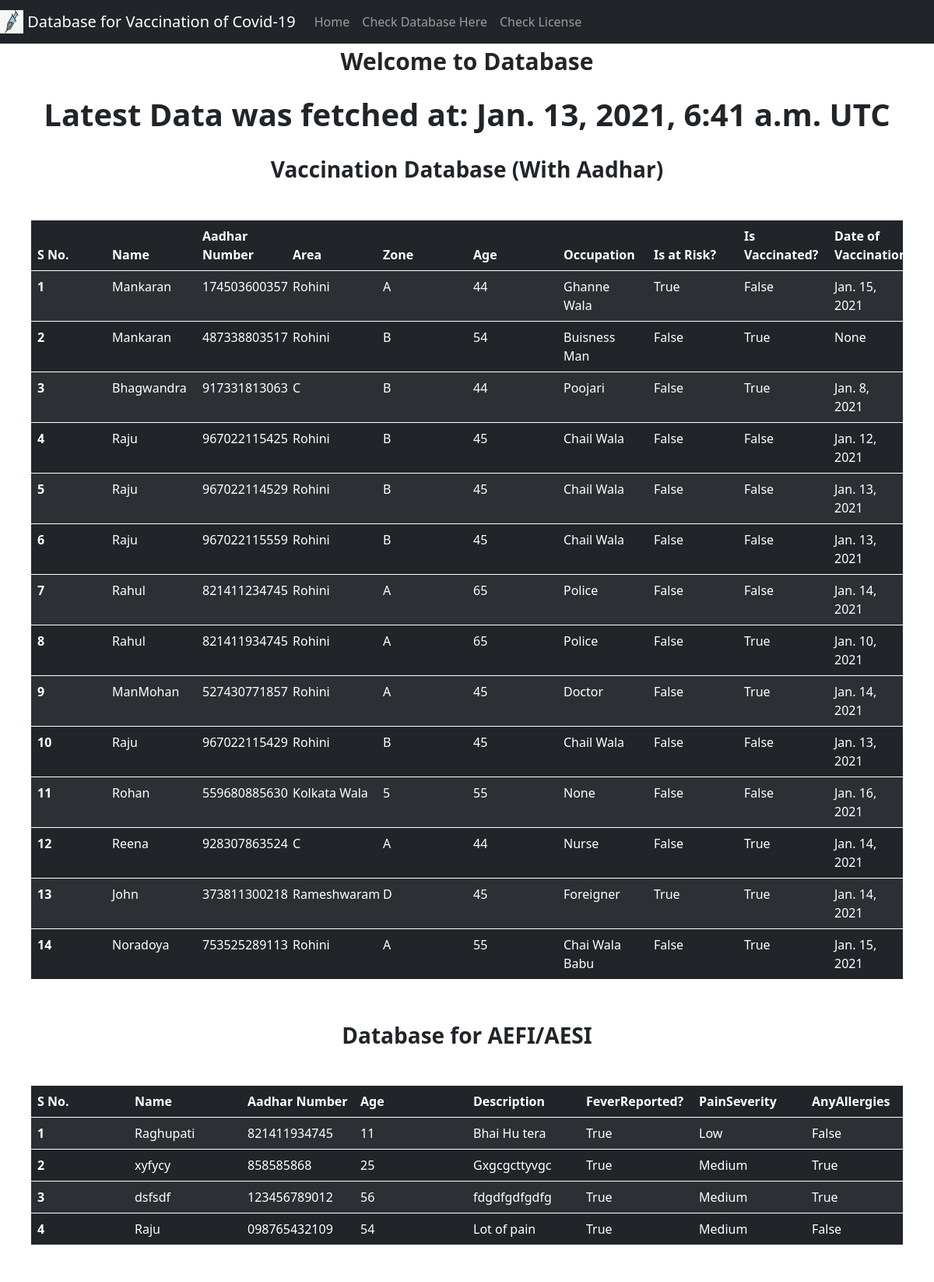
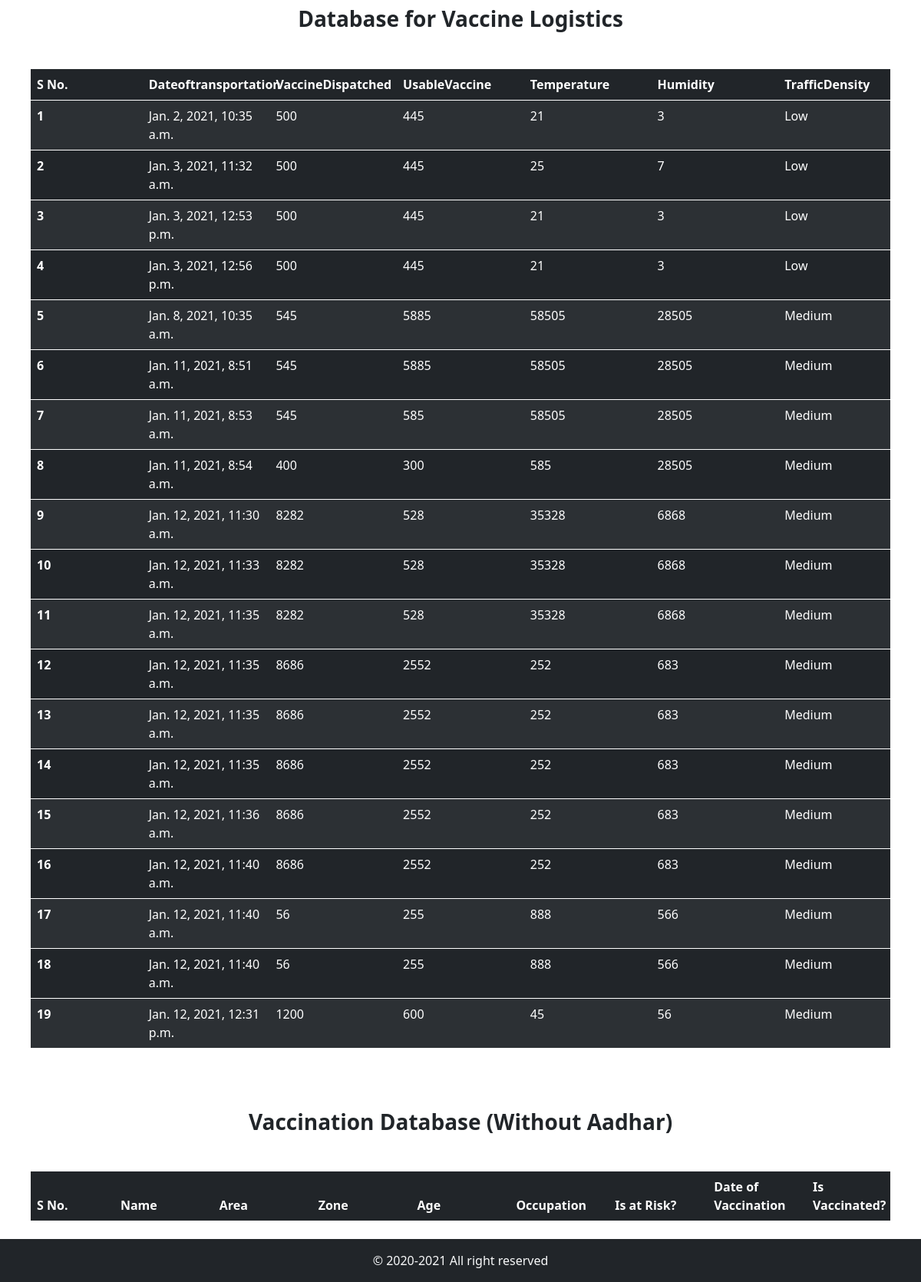
Screenshot of /table/ with the database file from the repository (2 pictures, top to bottom).
### maindatabase/models.py (models this page shows)
class Person(models.Model):
    name = models.CharField(max_length=200,null=False)
    aadhar_number = models.CharField(null=False,primary_key=True,max_length=12)
    area = models.CharField(max_length=200,null=False)
    zone = models.CharField(max_length=200,null=False)
    age = models.IntegerField(null = False)
    occupation = models.CharField(max_length=200,default="None")
    isatRisk = models.BooleanField(default=False)
    dateofvaccination = models.DateField(blank=True,null=True)
    isVaccinated = models.BooleanField(default=False)

class report(models.Model):
    MY_CHOICES = (
        ('None', 'None'),
        ('Low', 'Low'),
        ('Medium', 'Medium'),
        ('High', 'High'),
    )
    name = models.CharField(max_length=200,null=False)
    aadhar_number = models.CharField(null=False,primary_key=True,max_length=12)
    age = models.IntegerField(null = False)
    description = models.CharField(max_length=1000,null=False)
    Fever = models.BooleanField(default=False)
    Pain_Severity = models.CharField(max_length=200,choices=MY_CHOICES)
    Any_allergies = models.BooleanField(default=False)

class management(models.Model):
    MY_CHOICES = (
        ('Low', 'Low'),
        ('Medium', 'Medium'),
        ('High', 'High'),
    )
    date_time = models.DateTimeField(auto_now=True,primary_key=True)
    No_vaccine_dispatched = models.IntegerField(null=False)
    No_usable_vaccine = models.IntegerField(null=False)
    Temperature = models.IntegerField(null=False)
    Humidity = models.IntegerField(null=False)
    traffic_density=models.CharField(max_length=200,choices=MY_CHOICES)

### maindatabase/views.py (the view)
# urls.py: path('table/',table,name="table"),
def table(request):
    obj = Person.objects.all()
    obj1 = report.objects.all()
    obj2 = management.objects.all()
    obj3 = Person_without_Aadhar.objects.all()
    params = {
        'Database': obj,
        'Database1': obj1,
        'Database2': obj2,
        'Database3':obj3,
        'time': datetime.datetime.utcnow().replace(tzinfo=utc),
    }
    return render(request,"maindatabase/tables.html",params)

### maindatabase/templates/maindatabase/tables.html (shortened to what this page needs)
{% extends "maindatabase/base.html" %}
{% block body %}
  <body>
       <p style="text-align:center;font-size:30px;font-weight: bold;"> Welcome to Database</p>
        <div  style="font-size:40px;text-align: center;font-weight: bold;" >Latest Data was fetched at: {{time}} UTC</div>
    <br>
<h3 style="text-align:center;font-weight: bold;">Vaccination Database (With Aadhar)</h3>
    <table class="table table-dark table-striped" style="table-layout:fixed; border: 40px solid white;border-collapse: collapse;">
        <thead>
          <tr>
            <th scope="col">S No.</th>
            <th scope="col" >Name</th>
            <th scope="col">Aadhar Number</th>
            <th scope="col">Area</th>
            <th scope="col">Zone</th>
            <th scope="col">Age</th>
            <th scope="col">Occupation</th>
            <th scope="col">Is at Risk?</th>
            <th scope="col">Is Vaccinated?</th>
            <th scope="col">Date of Vaccination</th>
          </tr>
        </thead>
        <tbody>
  {% for elem in Database %}
            <tr>
                <th scope="row">{{forloop.counter}}</th>
                <td>{{elem.name}}</td>
                <td>{{elem.aadhar_number}}</td>
                <td>{{elem.area}}</td>
                <td>{{elem.zone}}</td>
                <td>{{elem.age}}</td>
                <td>{{elem.occupation}}</td>
                <td>{{elem.isatRisk}}</td>
                <td>{{elem.isVaccinated}}</td>
                <td>{{elem.dateofvaccination}}</td>
              </tr>
      {% endfor %}
        </tbody>
      </table>
      <h3 style="text-align:center;font-weight: bold;">Database for AEFI/AESI</h3>
      <table class="table table-dark table-striped" style="table-layout:fixed; border: 40px solid white;border-collapse: collapse;">
        <thead>
          <tr>
            <th scope="col">S No.</th>
            <th scope="col" >Name</th>
            <th scope="col">Aadhar Number</th>
            <th scope="col">Age</th>
            <th scope="col">Description</th>
            <th scope="col">FeverReported?</th>
            <th scope="col">PainSeverity</th>
            <th scope="col">AnyAllergies</th>
          </tr>
        </thead>
        <tbody>
  {% for elem in Database1 %}
            <tr>
                <th scope="row">{{forloop.counter}}</th>
                <td>{{elem.name}}</td>
                <td>{{elem.aadhar_number}}</td>
                <td>{{elem.age}}</td>
                <td>{{elem.description}}</td>
                <td>{{elem.Fever}}</td>
                <td>{{elem.Pain_Severity}}</td>
                <td>{{elem.Any_allergies}}</td>
              </tr>
      {% endfor %}
        </tbody>
      </table>
      <h3 style="text-align:center;font-weight: bold;">Database for Vaccine Logistics</h3>
      <table class="table table-dark table-striped" style="table-layout:fixed; border: 40px solid white;border-collapse: collapse;">
        <thead>
          <tr>
            <th scope="col">S No.</th>
            <th scope="col">Dateoftransportation</th>
            <th scope="col">VaccineDispatched</th>
            <th scope="col" >UsableVaccine</th>
            <th scope="col">Temperature</th>
            <th scope="col">Humidity</th>
            <th scope="col">TrafficDensity</th>
          </tr>
        </thead>
        <tbody>
  {% for elem in Database2 %}
            <tr>
                <th scope="row">{{forloop.counter}}</th>
                <td>{{elem.date_time}}</td>
                <td>{{elem.No_vaccine_dispatched}}</td>
                <td>{{elem.No_usable_vaccine}}</td>
                <td>{{elem.Temperature}}</td>
                <td>{{elem.Humidity}}</td>
                <td>{{elem.traffic_density}}</td>
              </tr>
      {% endfor %}
        </tbody>
      </table>
      <br>
  </body>
<h3 style="text-align:center;font-weight: bold;">Vaccination Database (Without Aadhar)</h3>
<table class="table table-dark table-striped" style="table-layout:fixed; border: 40px solid white;border-collapse: collapse;">
  <thead>
    <tr>
      <th scope="col">S No.</th>
      <th scope="col">Name</th>
      <th scope="col">Area</th>
      <th scope="col" >Zone</th>
      <th scope="col">Age</th>
      <th scope="col">Occupation</th>
      <th scope="col">Is at Risk?</th>
      <th scope="col">Date of Vaccination</th>
      <th scope="col">Is Vaccinated?</th>
    </tr>
  </thead>
</table>
<br>
</body>
{% endblock body %}

### rows the page displays
Person: name "Mankaran", aadhar_number "174503600357", area "Rohini", zone "A", age "44", occupation "Ghanne Wala", isatRisk "True", isVaccinated "False", dateofvaccination "Jan. 15, 2021"
Person: name "Mankaran", aadhar_number "487338803517", area "Rohini", zone "B", age "54", occupation "Buisness Man", isatRisk "False", isVaccinated "True", dateofvaccination "None"
Person: name "Bhagwandra", aadhar_number "917331813063", area "C", zone "B", age "44", occupation "Poojari", isatRisk "False", isVaccinated "True", dateofvaccination "Jan. 8, 2021"
Person: name "Raju", aadhar_number "967022115425", area "Rohini", zone "B", age "45", occupation "Chail Wala", isatRisk "False", isVaccinated "False", dateofvaccination "Jan. 12, 2021"
Person: name "Raju", aadhar_number "967022114529", area "Rohini", zone "B", age "45", occupation "Chail Wala", isatRisk "False", isVaccinated "False", dateofvaccination "Jan. 13, 2021"
Person: name "Raju", aadhar_number "967022115559", area "Rohini", zone "B", age "45", occupation "Chail Wala", isatRisk "False", isVaccinated "False", dateofvaccination "Jan. 13, 2021"
Person: name "Rahul", aadhar_number "821411234745", area "Rohini", zone "A", age "65", occupation "Police", isatRisk "False", isVaccinated "False", dateofvaccination "Jan. 14, 2021"
Person: name "Rahul", aadhar_number "821411934745", area "Rohini", zone "A", age "65", occupation "Police", isatRisk "False", isVaccinated "True", dateofvaccination "Jan. 10, 2021"
Person: name "ManMohan", aadhar_number "527430771857", area "Rohini", zone "A", age "45", occupation "Doctor", isatRisk "False", isVaccinated "True", dateofvaccination "Jan. 14, 2021"
Person: name "Raju", aadhar_number "967022115429", area "Rohini", zone "B", age "45", occupation "Chail Wala", isatRisk "False", isVaccinated "False", dateofvaccination "Jan. 13, 2021"
Person: name "Rohan", aadhar_number "559680885630", area "Kolkata Wala", zone "5", age "55", occupation "None", isatRisk "False", isVaccinated "False", dateofvaccination "Jan. 16, 2021"
Person: name "Reena", aadhar_number "928307863524", area "C", zone "A", age "44", occupation "Nurse", isatRisk "False", isVaccinated "True", dateofvaccination "Jan. 14, 2021"
Person: name "John", aadhar_number "373811300218", area "Rameshwaram", zone "D", age "45", occupation "Foreigner", isatRisk "True", isVaccinated "True", dateofvaccination "Jan. 14, 2021"
Person: name "Noradoya", aadhar_number "753525289113", area "Rohini", zone "A", age "55", occupation "Chai Wala Babu", isatRisk "False", isVaccinated "True", dateofvaccination "Jan. 15, 2021"
report: name "Raghupati", aadhar_number "821411934745", age "11", description "Bhai Hu tera", Fever "True", Pain_Severity "Low", Any_allergies "False"
report: name "xyfycy", aadhar_number "858585868", age "25", description "Gxgcgcttyvgc", Fever "True", Pain_Severity "Medium", Any_allergies "True"
report: name "dsfsdf", aadhar_number "123456789012", age "56", description "fdgdfgdfgdfg", Fever "True", Pain_Severity "Medium", Any_allergies "True"
report: name "Raju", aadhar_number "098765432109", age "54", description "Lot of pain", Fever "True", Pain_Severity "Medium", Any_allergies "False"

### other values shown
{{ time }} "Jan. 13, 2021, 6:41 a.m."
